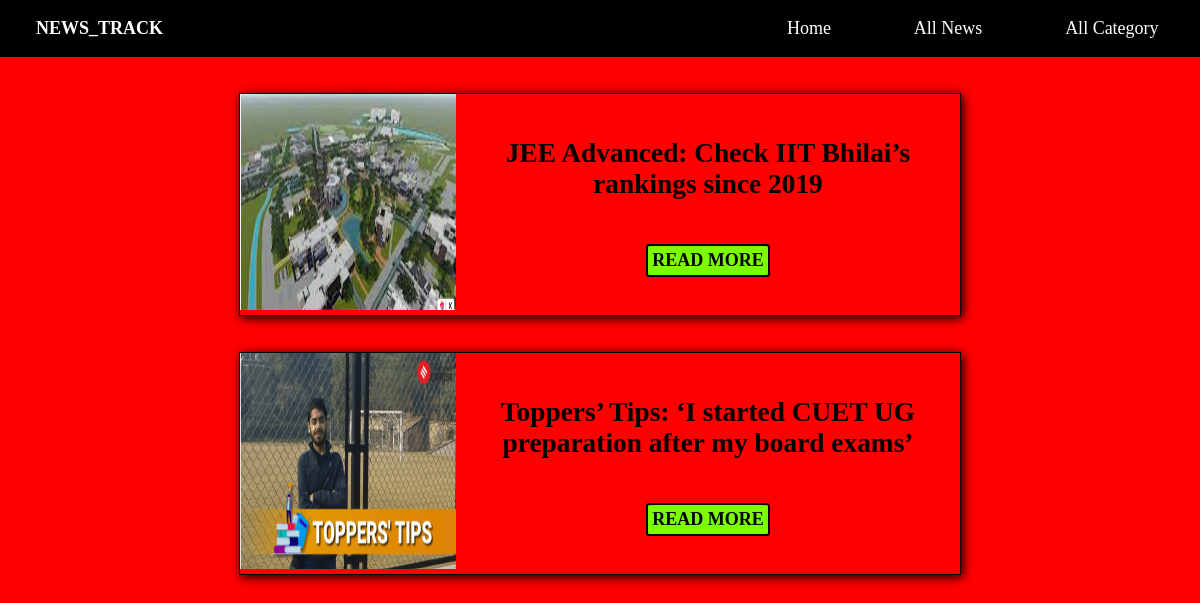
/catnews/5, run on the app's committed database.
### main/models.py (models this page shows, shortened)
class News(models.Model):
    Category = models.ForeignKey(Category,on_delete=models.CASCADE)
    title = models.CharField(max_length=200)
    image = models.ImageField(upload_to='img/')
    detail = models.TextField()
    add_time = models.DateTimeField(auto_now_add=True)
    class Meta:
        verbose_name_plural='News'

### main/views.py (the view)
# urls.py: path('catnews/<int:id>',views.cnews,name='catnews')
def cnews(request,id):
    catnews = Category.objects.get(id=id)
    fnews = News.objects.filter(Category=catnews)
    return render(request,'cnews.html',{'fnews':fnews})

### main/templates/cnews.html (shortened to what this page needs)
<!DOCTYPE html>
{% load static %}
<html lang="en">
<head>
    <link rel="stylesheet" href="/static/style.css">
</head>
<body>
    {% include 'nav.html'%}
    {% block content %}
    <div class="newscard">
        {% for data in fnews%}
        <div class="card4">
            <div class="newsimg">
                <img src="/mediafiles/{{data.image}}" alt="">
            </div>
            <div class="newstext" style="width: 30rem;height: 10rem;text-align: center;">
                <h1>{{data.title}}</h1>
                <p>{{data.detail}}</p>
                <button><a href="/new/{{data.id}}">READ MORE</a></button>
            </div>
        </div>
        {% endfor %}
    </div>
    {%endblock content%}
</body>
</html>

### static/style.css (style rules this page uses)
* { margin: 0; padding: 0; font-size: 18px; }
body { background-color: rgb(238, 238, 238); }
.newscard { justify-content: center; align-items: center; }
.newscard .card4 { margin: 2rem auto; display: flex; width: 60%; justify-content: left; box-shadow: 2px 2px 10px black; border: 1px black solid; }
.newscard .newsimg img { height: 12rem; width: 12rem; }
.newscard .card4 .newstext { margin: auto; display: flex; flex-direction: column; }
.newscard .card4 .newstext h1 { margin: 1.3rem; font-size: 1.52rem; }
.newscard .card4 .newstext p { color: #222; height: 2.5rem; overflow: hidden; line-height: 2rem; }
.newscard .card4 .newstext button { margin: 1rem auto; border: none; border: 2px solid black; border-radius: 0.2rem; padding: 0.21rem; background-color: lawngreen; }
.newscard .card4 .newstext button a { text-decoration: none; color: black; font-weight: bold; font-family: 'Times New Roman', Times, serif; }

### main/static/style.css (style rules this page uses)
body { background-color: red; }

### data on the page
News: image (picture), title "JEE Advanced: Check IIT Bhilai’s rankings since 2019"
News: image (picture), title "Toppers’ Tips: ‘I started CUET UG preparation after my board exams’"
